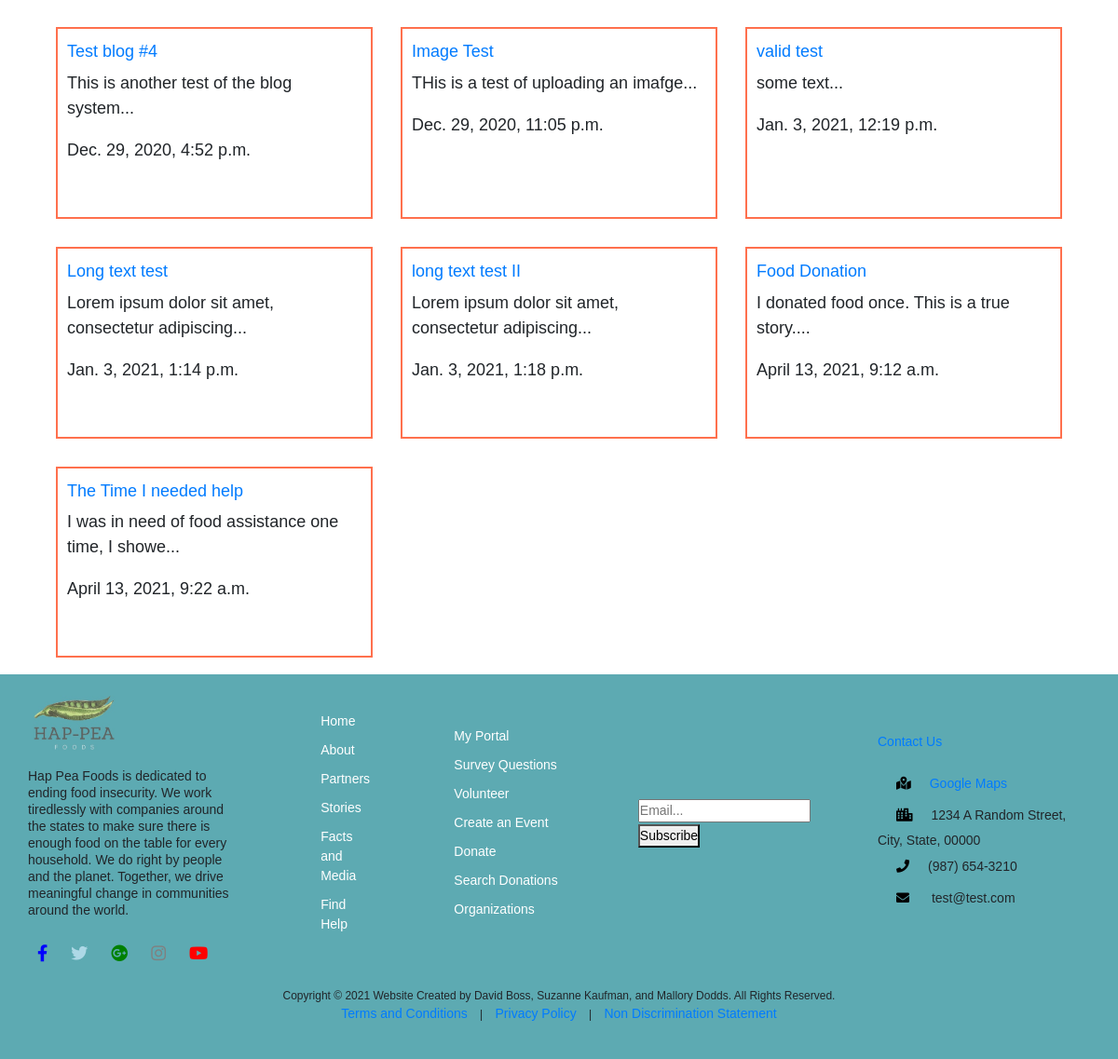
The page /stories/ (lower part) on the database as committed earlier.
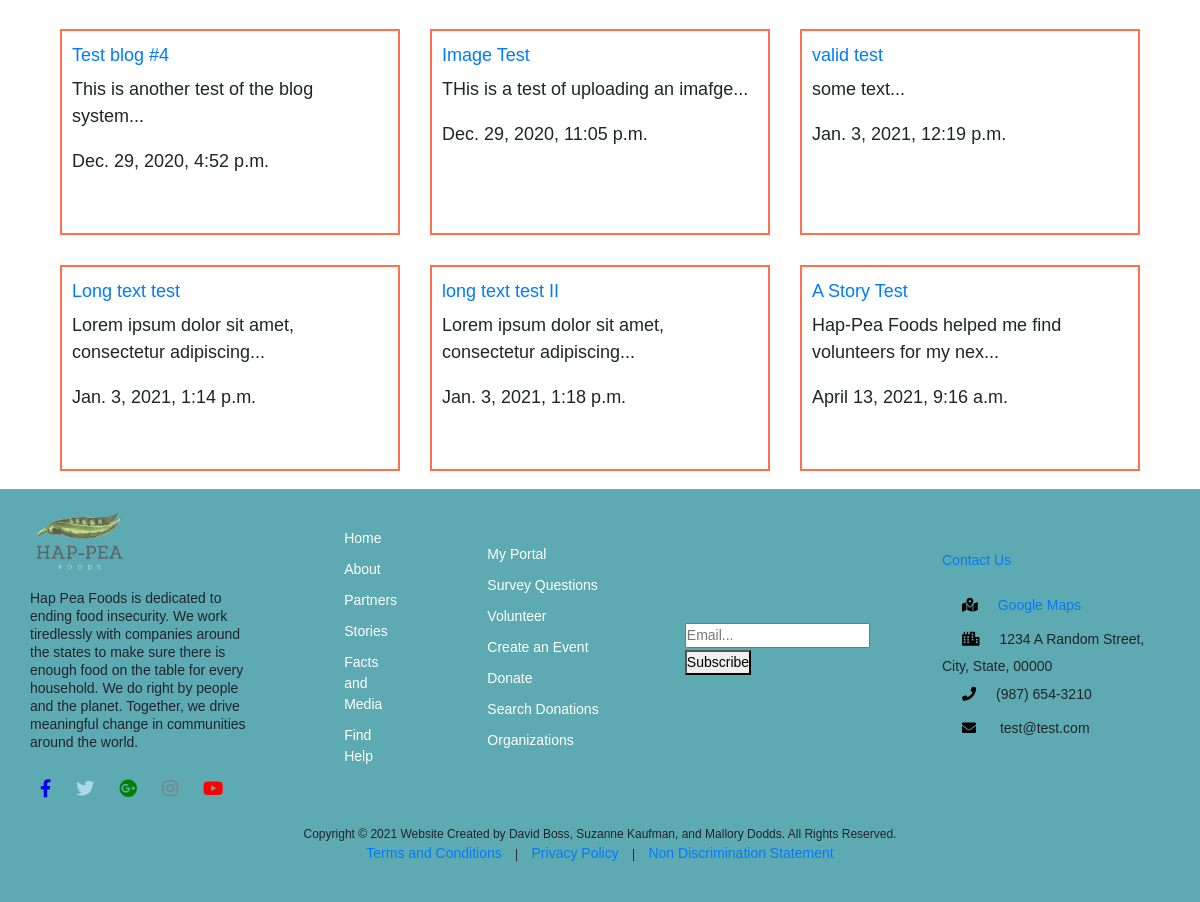
The same page on the database as committed later.
### stories/models.py (models this page shows, shortened)
class Story(models.Model):
    title = models.CharField(max_length=100)
    slug = models.SlugField()
    body = models.TextField()
    date = models.DateTimeField(auto_now_add=True)
    def snippet(self):
        return self.body[:50] + "..."

### stories/views.py (the view)
def stories_list(request):
    stories = Story.objects.all().order_by('date')
    return render(request, 'stories/stories_list.html', {'stories':stories})

### stories/templates/stories/stories_list.html (shortened to what this page needs)
{% extends 'base_layout.html' %}
{% block content %}
  <div class="stories">
    {% for story in stories %}
      <div class= "story">
        <h2><a href="{% url 'stories:detail' slug=story.slug %}">{{story.title}}</a></h2>
        <p>{{story.snippet}}</p>
        <p> {{story.date}}</p>
      </div>
    {% endfor %}
  </div>
{% endblock %}

Rows that differ between the two databases and show on the page:
removed Story: title "Food Donation", snippet "I donated food once. This is a true story....", date "April 13, 2021, 9:12 a.m."
removed Story: title "The Time I needed help", snippet "I was in need of food assistance one time, I showe...", date "April 13, 2021, 9:22 a.m."
added Story: title "A Story Test", snippet "Hap-Pea Foods helped me find volunteers for my nex...", date "April 13, 2021, 9:16 a.m."
